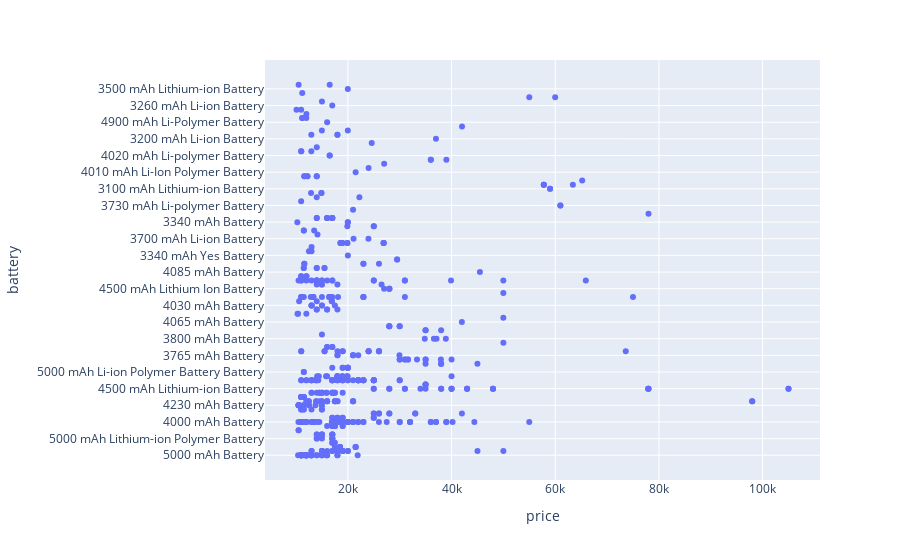

Notebook code cell kept with this figure:
### Code cell
px.scatter(data_frame=price_And_Battery , x='price' , y='battery')

### Figure 1 — Plotly figure (JSON) as saved in the notebook; plotly's stock layout.template omitted (floating-point values rounded to 4 significant figures; data arrays with more than 128 entries replaced by an {"elided": "..."} marker saying what was removed)
{"data": [{"hovertemplate": "price=%{x}<br>battery=%{y}<extra></extra>", "legendgroup": "", "marker": {"color": "#636efa", "symbol": "circle"}, "mode": "markers", "name": "", "orientation": "h", "showlegend": false, "type": "scatter", "x": {"elided": "564 int values"}, "xaxis": "x", "y": {"elided": "564 str values"}, "yaxis": "y"}], "layout": {"legend": {"tracegroupgap": 0}, "margin": {"t": 60}, "xaxis": {"anchor": "y", "domain": [0, 1], "title": {"text": "price"}}, "yaxis": {"anchor": "x", "domain": [0, 1], "title": {"text": "battery"}}}}
